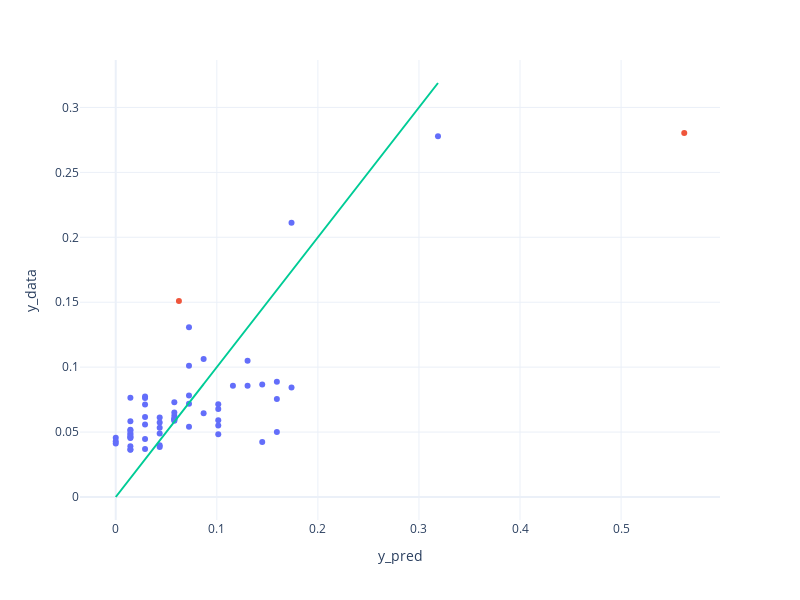

Write notebook code for a chart like this one.
### Markdown cell above
## Visualize Parity Plot

### Code cell
# GET DATA
# GENERATE PLOTLY FIGURE

fig = px.scatter(x=trainY,y=train_predict,height=600,width=800)
fig.add_scatter(x=testY,y=test_predict,mode="markers")
fig.add_scatter(x=trainY,y=trainY, mode='lines')

fig.update_layout(
    xaxis_title="y_pred",
    yaxis_title="y_data",
    template="plotly_white",
    showlegend=False
)

fig.show()
